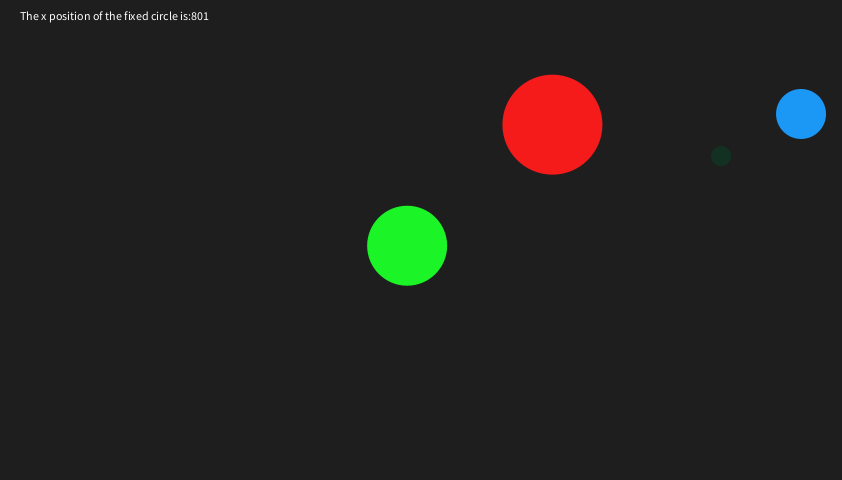
Frame 1 (no input)
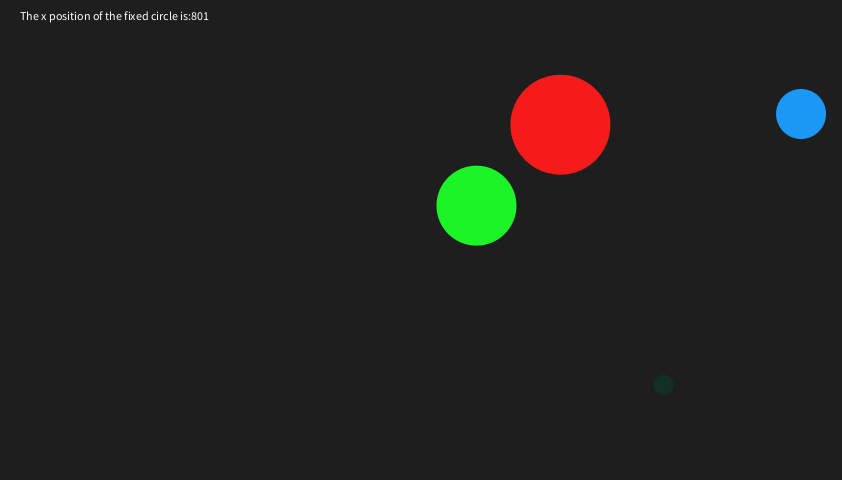
Frame 60 (the mouse pressed at the canvas centre just before this capture)
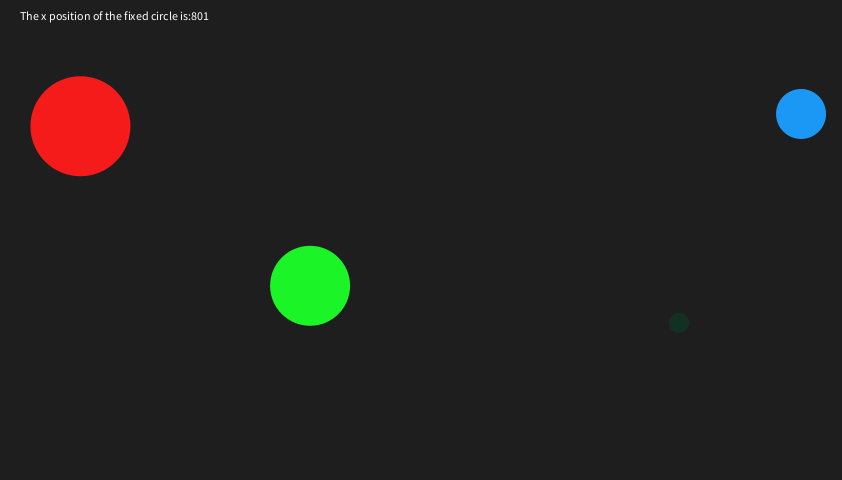
Frame 120 (the mouse held since frame 60 and released just before this capture)

The Processing sketch that drew these frames (run headless with seeded random() and noise(); from frame 60 on, the mouse is pressed at the canvas centre):

// Processing sketch: Example_BouncingCircles
// ── Example_BouncingCircles.pde
//declaration

Circle randomCircle, centerCircle, fixedCircle, cedricCircle;

void setup() {
  size(842, 480); 
  initializeCircles();
}
void initializeCircles(){
 //random red cirlce
 randomCircle = initNewCircle(random(width), random(height), 100, #F51B1B, 6.28,8);
 //centered green circle
 centerCircle = initNewCircle(width/2,height/2,80,#1BF527,2.75,15);
 //fixed blue circle
 fixedCircle = initNewCircle(random(width),random(height), 50, #1B98F5,0,0);
 cedricCircle = initNewCircle(random(width),random(height), 20, #123123,45.80,4);
}
Circle initNewCircle(float x, float y, int diam, color col, float angle, int speed){
Circle tempCircle = new Circle(x, y, diam, col);
tempCircle.setAngle(angle);
tempCircle.setSpeed(speed);
return tempCircle;
} 

void draw() {
  background(30);

  //use the objects methods
  randomCircle.move(width, height);
  randomCircle.display(); 

  cedricCircle.move(width, height);
  cedricCircle.display();

  centerCircle.move(width, height);
  centerCircle.display();

  fixedCircle.display();
  fill(255);
  text("The x position of the fixed circle is:"+ fixedCircle.getXPos(), 20, 20);
}

// ── Circle.pde
class Circle{
  private float xPos, yPos, angle;
  private int speed, diameter;
  private color clr;
  
  //constructor
  Circle(float xPos, float yPos, int diameter, color clr){
    this.xPos = xPos;
    this.yPos = yPos;
    this.clr = clr;
    this.diameter = diameter;
  }
  void display(){
   noStroke();
   fill(clr);
   ellipse(xPos,yPos, diameter, diameter);
  }
  void setAngle(float angle){
   this.angle=angle; 
  }
  void setSpeed(int speed){
   this.speed = speed; 
  }
  void move(float screenWidth, float screenHeight){
   xPos+=speed*cos(angle);
   if(xPos < diameter/2 || xPos > screenWidth - diameter/2){ speed *=-1;}
   
   yPos+=speed*sin(angle);
   if(yPos < diameter/2 || yPos > screenHeight - diameter/2){ speed *=-1;}  
  }
  int getXPos(){
    return (int)xPos;
  }
  
}
